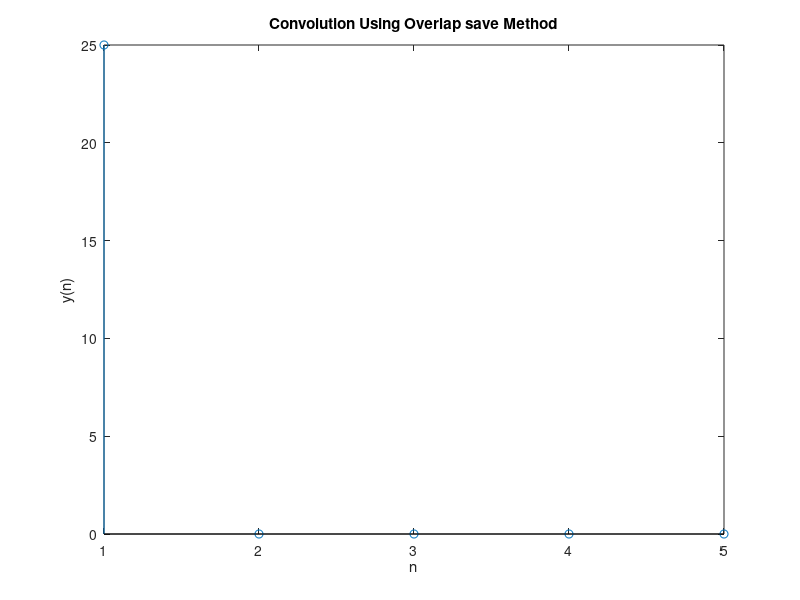

This figure's MATLAB source:
close All;
clear All;
clc;
x=input('x =');
h=input('h=');
L=input('L=');
N1=length(x);
M=length(h);
x=[x zeros(1,mod(N1,L)) zeros(1,L)];
N2=length(x);
h=[h zeros(1,L-1)];
H=fft(h,L+M-1);
S=N2/L;
index=1:L;
xm=x(index);		
x1=[zeros(1,M-1) xm];
disp(x1);
X=[];
for stage=1:S
    X1=fft(x1,L+M-1);
    Y=X1.*H;
    Y=ifft(Y);
    fprintf('%d stage\n',stage);
    disp('after conv');
    disp(Y);
    index2=M:M+L-1;
    Y=Y(index2);
    disp('after discarding');
    disp(Y);
    X=[X Y];
    index3=(((stage)*L)-M+2):((stage+1)*L);		
    if(index3(L+M-1)<=N2)
    x1=x(index3);
    disp('selected');
    disp(x1);
    end
end;
disp(X);
stem(X);
title('Convolution Using Overlap save Method')
xlabel('n');
ylabel('y(n)');
